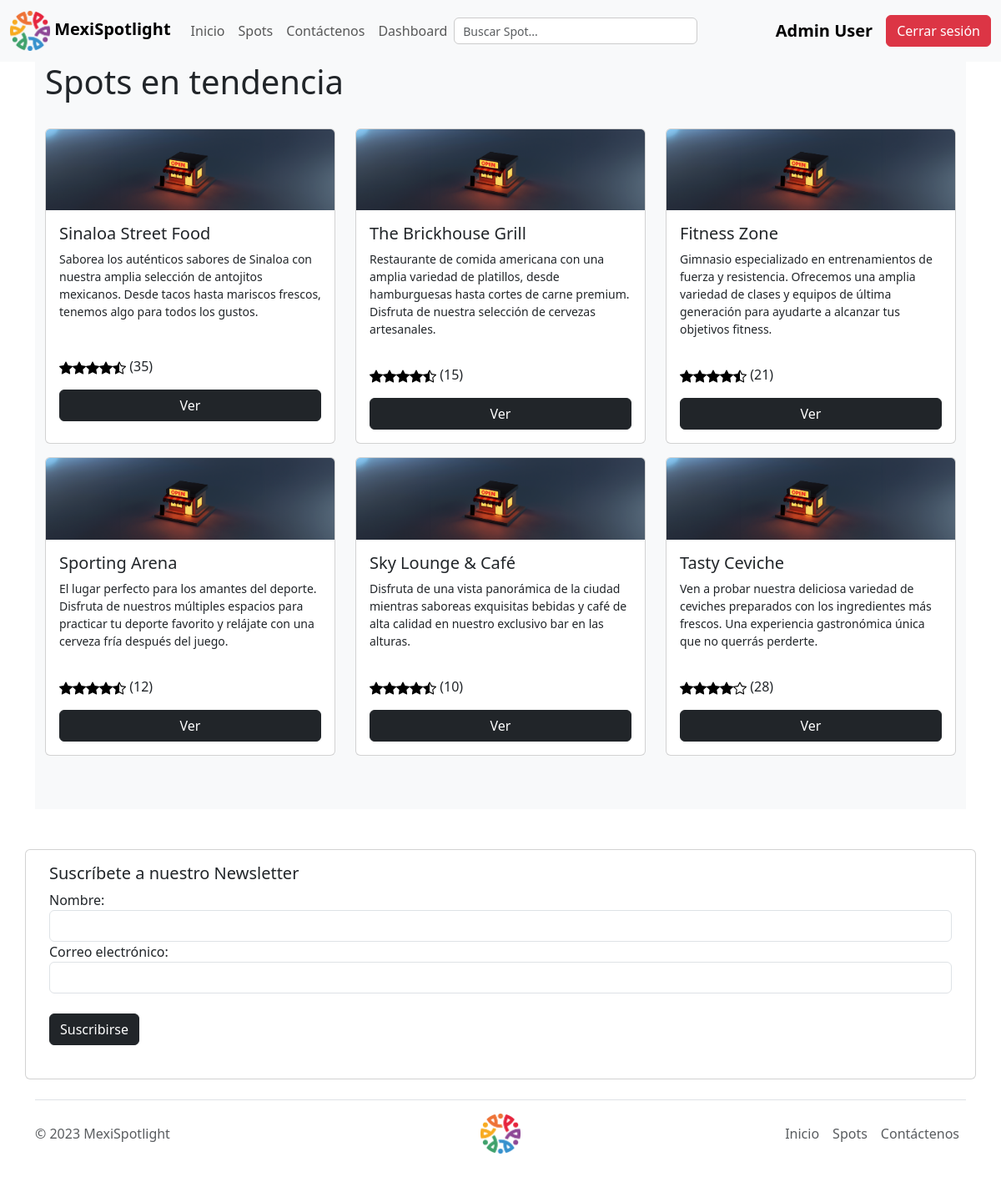
/ (signed in), run on the app's committed database.
### tables this page shows
CREATE TABLE negocios (
    id INT PRIMARY KEY AUTO_INCREMENT, Nombre VARCHAR(255) NOT NULL, Imagen VARCHAR(255), Descripcion TEXT, CoordenadaX FLOAT, CoordenadaY FLOAT, NumeroVotos INT, PuntosPromedio FLOAT
);

### index.php (the view, shortened to what this page needs)
<?php
require './conexion/config.php';
include './TEMPLATE/head.php';
?>
<?php
include './TEMPLATE/nav.php';
?>
<div id="myCarousel" class="carousel slide mb-6" data-bs-ride="carousel" data-bs-theme="light">
    <div class="carousel-indicators">
    </div>
    <div class="carousel-inner">
        <div class="carousel-item active">
            <div class="container">
                <div class="carousel-caption">
                </div>
            </div>
        </div>
    </div>
</div>
<div class="container">
    <div class="album py-5 bg-body-tertiary">
        <div class="container">
            <h1>Spots en tendencia</h1>
            <br>
            <div class="row row-cols-1 row-cols-sm-3">
                <?php
                $sql = "SELECT * FROM negocios ORDER BY PuntosPromedio DESC LIMIT 6";
                if ($resultado = $conn->query($sql)) {
                    if ($resultado->num_rows > 0) {
                        while ($row = $resultado->fetch_array()) {
                            ?>
                            <div class="col pb-3">
                                <div class="card h-100" href="./verProducto.php?id=<?= $row['id'] ?>">
                                    <img src="./images/<?= $row['Imagen'] ?>" class="card-img-top" alt="...">
                                    <div class="card-body d-flex flex-column">
                                        <h5 class="card-title">
                                            <?= $row['Nombre'] ?>
                                        </h5>
                                        <small class="card-text">
                                            <?= $row['Descripcion'] ?>
                                        </small>
                                    </div>
                                    <div class="card-body d-flex flex-column">
                                        <p class="card-text">
                                            <?php
                                            $counter = $row['PuntosPromedio'];
                                            for ($i = 0; $i < 5; $i++) {
                                                global $counter;
                                                if ($counter >= 1) {
                                                    echo '<img src="./SVG/star-fill.svg" alt="star" >';
                                                    $counter--;
                                                } else if ($counter >= 0.5) {
                                                    echo '<img src="./SVG/star-half.svg" alt="star" >';
                                                    $counter--;
                                                } else {
                                                    echo '<img src="./SVG/star.svg" alt="star">';
                                                }
                                            }
                                            echo '(' . $row['NumeroVotos'] . ')'; ?>
                                        </p>
                                        <a class="btn btn-dark" href="./verSpot.php?id=<?= $row['id'] ?>">Ver</a>
                                    </div>
                                </div>
                            </div>
                            <?php
                        }
                    } else {
                        echo '<div class="alert alert-danger"><em>Pronto agregaremos nuevos productos.</em></div>';
                    }
                } else {
                    echo "Ups! Algo salió mal. Intenta más tarde.";
                }
                ?>
            </div>
        </div>
    </div>
</div>
<div class="container mt-5">
    <div class="row">
        <div class="card">
            <div class="card-body">
                <h5 class="card-title">Suscríbete a nuestro Newsletter</h5>
                <form id="suscripcionForm" action="newsletterManager.php" method="post">
                    <div class="form-group">
                        <label for="nombre_news">Nombre:</label>
                        <input type="text" class="form-control" id="nombre_news" name="nombre_news" required>
                    </div>
                    <div class="form-group">
                        <label for="correo_news">Correo electrónico:</label>
                        <input type="email" class="form-control" id="correo_news" name="correo_news" required>
                    </div>
                    <br>
                    <button type="button" class="btn btn-dark" onclick="suscribirse()">Suscribirse</button>
                </form>
                <br>
            </div>
        </div>
    </div>
</div>
<?php
include './TEMPLATE/footer.php';
?>

### data on the page
negocios: Imagen (picture), Nombre "Sinaloa Street Food", Descripcion "Saborea los auténticos sabores de Sinaloa con nuestra amplia selección de antojitos mexicanos. Desde tacos hasta mariscos frescos, tenemos algo para todos los gustos.", NumeroVotos "35"
negocios: Imagen (picture), Nombre "The Brickhouse Grill", Descripcion "Restaurante de comida americana con una amplia variedad de platillos, desde hamburguesas hasta cortes de carne premium. Disfruta de nuestra selección de cervezas artesanales.", NumeroVotos "15"
negocios: Imagen (picture), Nombre "Fitness Zone", Descripcion "Gimnasio especializado en entrenamientos de fuerza y resistencia. Ofrecemos una amplia variedad de clases y equipos de última generación para ayudarte a alcanzar tus objetivos fitness.", NumeroVotos "21"
negocios: Imagen (picture), Nombre "Sporting Arena", Descripcion "El lugar perfecto para los amantes del deporte. Disfruta de nuestros múltiples espacios para practicar tu deporte favorito y relájate con una cerveza fría después del juego.", NumeroVotos "12"
negocios: Imagen (picture), Nombre "Sky Lounge & Café", Descripcion "Disfruta de una vista panorámica de la ciudad mientras saboreas exquisitas bebidas y café de alta calidad en nuestro exclusivo bar en las alturas.", NumeroVotos "10"
negocios: Imagen (picture), Nombre "Tasty Ceviche", Descripcion "Ven a probar nuestra deliciosa variedad de ceviches preparados con los ingredientes más frescos. Una experiencia gastronómica única que no querrás perderte.", NumeroVotos "28"

### other printed values
$_SESSION["nombre"] "Admin User"
